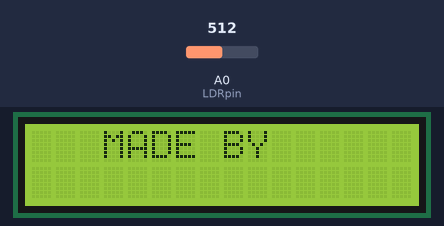
The sketch below on a simulated ESP8266 (NodeMCU). Shown: 16×2 character LCD. The inputs (shaded band) are chosen by the test bench; at power-on: A0 (LDRpin) = 512. WiFi joins after 1.5 s; servers stay silent unless stated; what the sketch prints to the serial monitor is not drawn.

Above: at 1.2 s.
At 8.4 s:
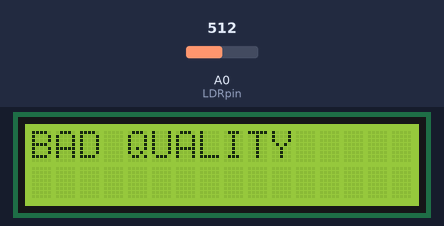
8.5 s: A0 (LDRpin) set to 411
At 10.0 s:
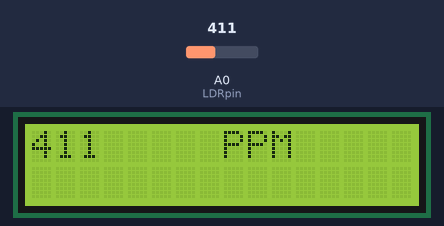
14.3 s: A0 (LDRpin) set to 383
At 16.7 s:
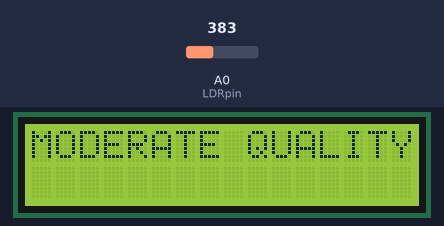
20.1 s: A0 (LDRpin) set to 190
At 22.7 s:
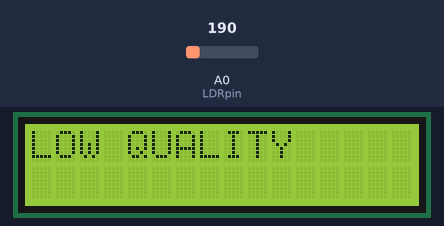
Timing chart, 0 to 24.2 s (numbered marks = the images above; inputs shaded):
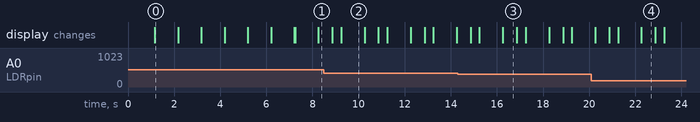

The sketch:

Air_Quality_index.ino
```cpp
#include <LiquidCrystal_I2C.h>
#include <ESP8266WiFi.h>;

#include <WiFiClient.h>;

#include <ThingSpeak.h>;

LiquidCrystal_I2C lcd(0x27, 16, 2);


const char* ssid = "12345"; //Your Network SSID

const char* password = "333333333"; //Your Network Password

int val;

int LDRpin = A0; //LDR Pin Connected at A0 Pin

WiFiClient client;

unsigned long myChannelNumber =  834519; //Your Channel Number (Without Brackets)

const char * myWriteAPIKey = "V63J3IE4GAIGW0S5"; //Your Write API Key


void setup() {
  lcd.begin(16,2);
  lcd.init();
  lcd.backlight();

  lcd.setCursor(3, 0);
  lcd.print("AIR QUALITY ");

  lcd.setCursor(5, 1);
  lcd.print("SENSOR");

  delay(1000);
  lcd.clear();

  lcd.setCursor(3,0);
  lcd.print("MADE BY");
  delay(1000);
  lcd.clear();
  lcd.print("ASHISH KUMAR");
  delay(1000);
  lcd.clear();
  lcd.print("ANUKRITI DAS");
  delay(1000);
  lcd.clear();
  lcd.print("SHASHANK");
  delay(1000);
  lcd.clear();

  lcd.setCursor(3,0);
  lcd.print("MENTOR");
  delay(1000);
  lcd.clear();
  lcd.print("SHREYASH GANVIR");
  delay(1000);
  lcd.clear();

Serial.begin(9600);

delay(10);

// Connect to WiFi network

WiFi.begin(ssid, password);

ThingSpeak.begin(client);

}

void loop() {

val = analogRead(LDRpin); //Read Analog values and Store in val variable

Serial.println(val); //Print on Serial Monitor

lcd.println(val);
lcd.println(" ");
lcd.println("PPM");
delay(1000);
lcd.clear();

if(val<=200)
{
lcd.println("LOW QUALITY");
delay(600);
lcd.clear();
Serial.println("LOW QUALITY");
}

else if(val<=400 && val>200)
{
lcd.println("MODERATE QUALITY");
delay(600);
lcd.clear();
Serial.println("MODERATE QUALITY");
}

else
{
lcd.println("BAD QUALITY");
delay(600);
lcd.clear();
Serial.println("BAD QUALITY");
}

ThingSpeak.writeField(myChannelNumber, 1,val, myWriteAPIKey); //Update in ThingSpeak
delay(70);


}
```

Measured:
- the behaviour switches between 401 and 400 on A0 (LDRpin) (found by bisection; images 2 and 3)
- what the display in image 0 shows lasts 1.0 s, from 1.2 s to 2.2 s
- what the display in image 3 shows lasts 0.6 s, from 16.3 s to 16.9 s
